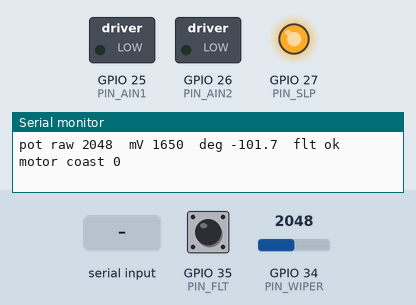
The sketch below on a simulated ESP32. On the bench: switched loads named in the sketch (green lamp = pin HIGH), output pins drawn as LEDs (lit = HIGH), the last lines printed to the serial monitor. Inputs (shaded band) come from the test bench; at power-on: GPIO 34 (PIN_WIPER) = 2048, GPIO 35 (PIN_FLT) HIGH (analog values on the 0–4095 scale).

Above: at 1.5 s.
1.6 s: "-\n" received over Serial
At 1.67 s:
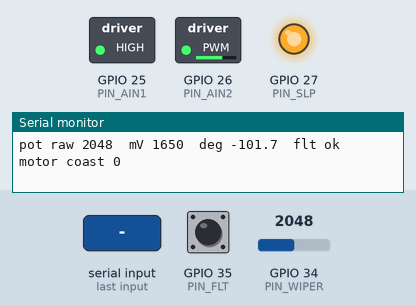
3.2 s: "h 90\n" received over Serial
At 3.5 s:
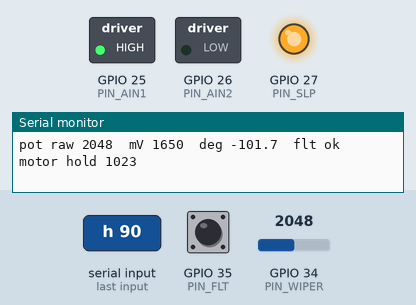
4.7 s: GPIO 34 (PIN_WIPER) set to 983
At 5.8 s:
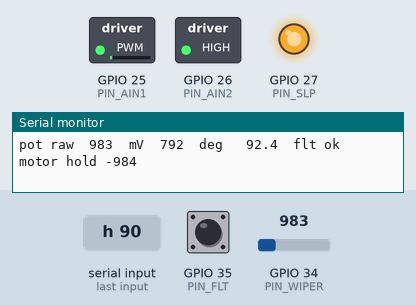
6.2 s: GPIO 34 (PIN_WIPER) set to 1063
At 7.0 s:
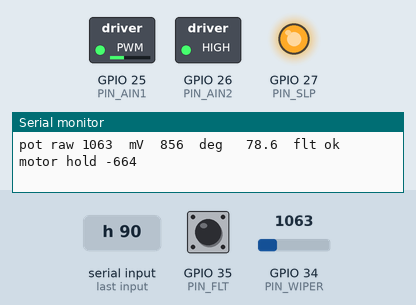
7.7 s: "+\n" received over Serial
At 7.77 s:
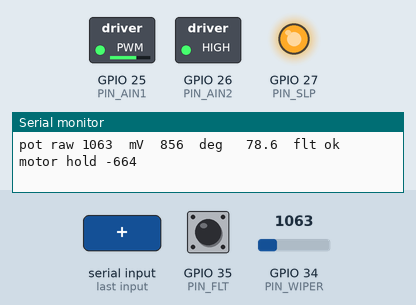
9.3 s: "h ,45\n" received over Serial
At 10.5 s:
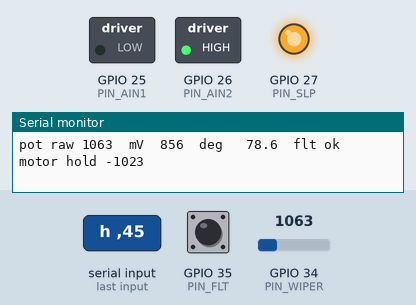
Timing chart, 0 to 18.8 s (numbered marks = the images above; inputs shaded):
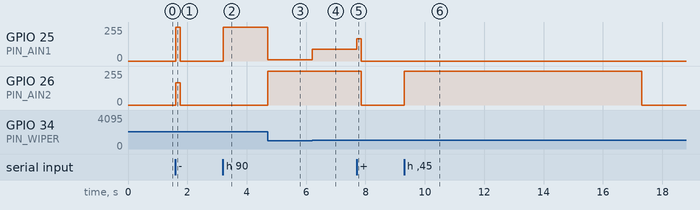

Measured:
- after the input at 1.6 s, GPIO 25 (PIN_AIN1): 0/255 → 255/255 at once, → 0/255 0.15 s later; GPIO 26 (PIN_AIN2): 0/255 → 166/255 at once, → 0/255 0.15 s later
- after the input at 3.2 s, GPIO 25 (PIN_AIN1): 0/255 → 255/255 at once
- after the input at 4.7 s, GPIO 25 (PIN_AIN1): 255/255 → 10/255 at once; GPIO 26 (PIN_AIN2): 0/255 → 255/255 at once
- after the input at 6.2 s, GPIO 25 (PIN_AIN1): 10/255 → 89/255 at once
- after the input at 7.7 s, GPIO 25 (PIN_AIN1): 89/255 → 166/255 at once, → 0/255 0.15 s later; GPIO 26 (PIN_AIN2): 255/255 → 0/255 after 0.15 s
- after the input at 9.3 s, GPIO 26 (PIN_AIN2): 0/255 → 255/255 at once, → 0/255 8.0 s later

The sketch:

node_v1_5.ino
```cpp
/*
 * PROJECT: Homeostat pot node, bring-up
 * DEVICE:  ESP32-DevKitC-32E + Adafruit DRV8833 + Alps 16 mm motorised pot (100k)
 *
 * First light for one node. Reads the pot (the unit's needle and the hand's way in) and lets
 * the motor be nudged by hand command, so the wiring can be checked before any homeostat runs.
 * Motor is OFF at boot and only moves when told; every move has a time limit.
 *
 * CONFIGURATION:
 *   POS_LOW / POS_ZERO / POS_HIGH   counts at the -50 / 0 / +50 deg marks ('lo' / 'zero' / 'hi')
 *   motorReversed        flip with 'r' if + jog makes the counts go DOWN
 *
 * WIRING (see node/img/node_wiring.svg):
 *   pot track ends -> 3V3 / GND (own GND pin), wiper -> GPIO34 + 100 nF to pot GND
 *   DRV8833 AIN1 -> GPIO25, AIN2 -> GPIO26, SLP -> GPIO27, FLT -> GPIO35 (+10k to 3V3)
 *   DRV8833 AOUT1/AOUT2 -> pot motor, VM/GND -> motor supply, GND common with ESP32
 *
 * SERIAL (115200):
 *   V            version
 *   ?            one status line now
 *   q            stream on/off (every 100 ms: raw, mV, deg, flt, motor)
 *   + / -        jog 150 ms at jog duty, prints counts before/after
 *   j N          jog duty 0-100 % (default 35)
 *   u N          speed test: run N % for 1 s towards the middle, print deg/s
 *   h D          hold at D degrees (-50..50) for 3 s, then coast
 *   s            stop (coast)      b  brake
 *   r            reverse motor direction
 *   kp X / min N / max N   hold tuning: duty per count of error, duty floor, duty cap (0-1023)
 *   lo / hi      take the current reading as -50 / +50 deg  (lo N / hi N: set the count)
 *   sleep / wake DRV8833 SLP low / high
 */

#define VERSION "1.5"
#if __has_include("version.h")
#include "version.h"            // written by node/flash.ps1 from git
#endif
#ifndef FW_VERSION
#define FW_VERSION "unversioned build"
#endif

// ---- pins ----
const int PIN_WIPER = 34;   // ADC1_CH6, input only: keeps working when the radio is on
const int PIN_AIN1  = 25;
const int PIN_AIN2  = 26;
const int PIN_SLP   = 27;
const int PIN_FLT   = 35;   // input only, external 10k pull-up; low = DRV8833 fault

// ---- motor ----
const uint32_t PWM_FREQ = 20000;   // above hearing
const uint8_t  PWM_BITS = 10;      // duty 0-1023
const int      FULL     = (1 << PWM_BITS) - 1;
int  jogPercent = 35;
bool motorReversed = true;          // v1.3: measured on the bench, + duty = counts up (towards CCW)
const uint32_t JOG_MS  = 150;
const uint32_t HOLD_MS = 8000;     // RK168 is slow by design: ~12 s per 300 deg
float KP = 4.0f;                   // duty per count of error while holding (v1.5: 1.5 was slow on the
                                   // real scale, ~5.5 counts a degree: most moves sat at MIN_DUTY)
int   MIN_DUTY = 500, MAX_DUTY = 1023; // 4.5 V motor on its own 5 V: full duty is in spec
const int DEADBAND = 15;           // counts (~1 deg)

// ---- the needle's window: 100 deg of the pot's ~300 ----
// v1.2: 3V3 on pot pin 2 (behind ~88k), GND on pin 3: wiper runs 0..~1.67 V, raw 0..~1925 over 300 deg.
// CCW = high counts. -50 deg is the CCW side. ~7 counts a degree; set from a hand sweep, refine with marks.
// v1.4: read off the marks on the faceplate, knob resting, 2 s each (+-2 counts).
// The halves differ (260 vs 290 counts), so two straight lines meet at 0: every mark exact.
int POS_LOW  = 1779;               // -50 deg mark (CCW side)
int POS_ZERO = 1519;               //   0 deg mark
int POS_HIGH = 1229;               // +50 deg mark (CW side)
const int WINDOW_SLACK = 150;      // counts beyond the window the motor may still push outward

enum MotorMode { COAST, BRAKE, JOG, HOLD, FAULT };
MotorMode mode = COAST;
const char *modeName[] = {"coast", "brake", "jog", "hold", "fault"};

bool stream = true;
int holdTarget = 0;
uint32_t modeUntil = 0, lastReport = 0;
int lastDuty = 0;
String line;

// ---- reading the needle ----
int readRaw() {                    // 16 samples averaged: the 100k track is a soft source
  long sum = 0;
  for (int i = 0; i < 16; i++) sum += analogRead(PIN_WIPER);
  return sum / 16;
}

float rawToDeg(int raw) {          // two lines, -50..0 and 0..+50, meeting at the 0 mark
  bool lowSide = (POS_LOW > POS_ZERO) ? raw >= POS_ZERO : raw <= POS_ZERO;
  if (lowSide) return -50.0f * (raw - POS_ZERO) / float(POS_LOW - POS_ZERO);
  return 50.0f * (raw - POS_ZERO) / float(POS_HIGH - POS_ZERO);
}

int degToRaw(float d) {
  if (d <= 0) return POS_ZERO + int(-d / 50.0f * (POS_LOW - POS_ZERO));
  return POS_ZERO + int(d / 50.0f * (POS_HIGH - POS_ZERO));
}

// ---- driving it ----
// signed duty: + = forward. Slow decay (one input held high, the other PWM'd inverted):
// gentler at low speed than fast decay, which suits a small geared pot motor.
void drive(int duty) {
  duty = constrain(duty, -FULL, FULL);
  if (motorReversed) duty = -duty;
  lastDuty = duty;
  if (duty > 0) {
    ledcWrite(PIN_AIN1, FULL);
    ledcWrite(PIN_AIN2, FULL - duty);
  } else if (duty < 0) {
    ledcWrite(PIN_AIN1, FULL + duty);
    ledcWrite(PIN_AIN2, FULL);
  } else {
    ledcWrite(PIN_AIN1, 0);
    ledcWrite(PIN_AIN2, 0);
  }
}

void coast() { drive(0); mode = COAST; }
void brake() { ledcWrite(PIN_AIN1, FULL); ledcWrite(PIN_AIN2, FULL); lastDuty = 0; mode = BRAKE; }

// would this duty push the needle further out of its window?
bool pushingOut(int raw, int duty) {
  int lo = min(POS_LOW, POS_HIGH) - WINDOW_SLACK;
  int hi = max(POS_LOW, POS_HIGH) + WINDOW_SLACK;
  // duty > 0 is assumed to raise counts (that is what 'r' is for)
  return (raw > hi && duty > 0) || (raw < lo && duty < 0);
}

void report(const char *tag) {
  int raw = readRaw();
  Serial.printf("%s raw %4d  mV %4d  deg %6.1f  flt %s  motor %s %d\n", tag, raw,
                analogReadMilliVolts(PIN_WIPER), rawToDeg(raw),
                digitalRead(PIN_FLT) ? "ok" : "LOW", modeName[mode], lastDuty);
}

void jog(int sign) {
  int before = readRaw();
  if (pushingOut(before, sign)) { Serial.println("jog refused: already past the window that way"); return; }
  mode = JOG;
  drive(sign * jogPercent * FULL / 100);
  uint32_t t = millis();
  while (millis() - t < JOG_MS) {
    if (!digitalRead(PIN_FLT)) break;
    delay(2);
  }
  coast();
  delay(60);
  int after = readRaw();
  Serial.printf("jog %c %d%%: %d -> %d (%+d counts)%s\n", sign > 0 ? '+' : '-', jogPercent,
                before, after, after - before,
                abs(after - before) < 10 ? "  [didn't move: more duty, or check motor wiring/supply]" : "");
}

// how fast does the needle actually go? run at a fixed duty for 1 s, heading for the middle
void speedTest(int pct) {
  int before = readRaw();
  int mid = POS_ZERO;
  int sign = before > mid ? -1 : +1;
  mode = JOG;
  drive(sign * pct * FULL / 100);
  uint32_t t = millis();
  while (millis() - t < 1000) {
    int raw = readRaw();
    if (!digitalRead(PIN_FLT) || pushingOut(raw, sign)) break;
    delay(2);
  }
  uint32_t ms = millis() - t;
  coast();
  delay(80);
  int after = readRaw();
  float dps = (rawToDeg(after) - rawToDeg(before)) * 1000.0f / ms;
  Serial.printf("speed %d%%: %.1f -> %.1f deg in %lu ms = %.1f deg/s\n", pct,
                rawToDeg(before), rawToDeg(after), ms, dps);
}

void handleCommand(String c) {
  c.trim();
  if (c == "V") Serial.printf("node_v%s %s\n", VERSION, FW_VERSION);
  else if (c == "?") report("status");
  else if (c == "q") { stream = !stream; Serial.printf("stream %s\n", stream ? "on" : "off"); }
  else if (c == "+") jog(+1);
  else if (c == "-") jog(-1);
  else if (c.startsWith("j ")) { jogPercent = constrain(c.substring(2).toInt(), 0, 100); Serial.printf("jog duty %d%%\n", jogPercent); }
  else if (c.startsWith("h ")) {
    float d = constrain(c.substring(2).toFloat(), -50.0f, 50.0f);
    holdTarget = degToRaw(d); mode = HOLD; modeUntil = millis() + HOLD_MS;
    Serial.printf("hold %.1f deg (raw %d) for %lu ms\n", d, holdTarget, HOLD_MS);
  }
  else if (c.startsWith("u ")) speedTest(constrain(c.substring(2).toInt(), 0, 100));
  else if (c.startsWith("kp ")) { KP = c.substring(3).toFloat(); Serial.printf("KP %.2f\n", KP); }
  else if (c.startsWith("min ")) { MIN_DUTY = constrain(c.substring(4).toInt(), 0, FULL); Serial.printf("MIN_DUTY %d\n", MIN_DUTY); }
  else if (c.startsWith("max ")) { MAX_DUTY = constrain(c.substring(4).toInt(), 0, FULL); Serial.printf("MAX_DUTY %d\n", MAX_DUTY); }
  else if (c == "s") { coast(); Serial.println("coast"); }
  else if (c == "b") { brake(); Serial.println("brake"); }
  else if (c == "r") { motorReversed = !motorReversed; coast(); Serial.printf("motorReversed %d\n", motorReversed); }
  else if (c == "lo" || c.startsWith("lo ")) { POS_LOW = c.length() > 3 ? c.substring(3).toInt() : readRaw(); Serial.printf("POS_LOW = %d (-50 deg)\n", POS_LOW); }
  else if (c == "zero" || c.startsWith("zero ")) { POS_ZERO = c.length() > 5 ? c.substring(5).toInt() : readRaw(); Serial.printf("POS_ZERO = %d (0 deg)\n", POS_ZERO); }
  else if (c == "hi" || c.startsWith("hi ")) { POS_HIGH = c.length() > 3 ? c.substring(3).toInt() : readRaw(); Serial.printf("POS_HIGH = %d (+50 deg)\n", POS_HIGH); }
  else if (c == "sleep") { coast(); digitalWrite(PIN_SLP, LOW); Serial.println("driver asleep"); }
  else if (c == "wake") { digitalWrite(PIN_SLP, HIGH); Serial.println("driver awake"); }
  else if (c.length()) Serial.printf("? unknown '%s'\n", c.c_str());
}

void setup() {
  Serial.begin(115200);
  delay(300);
  Serial.printf("node_v%s %s\n", VERSION, FW_VERSION);   // first line: which code is this

  analogReadResolution(12);
  analogSetPinAttenuation(PIN_WIPER, ADC_11db);          // 0..~3.1 V
  pinMode(PIN_FLT, INPUT);
  pinMode(PIN_SLP, OUTPUT);
  digitalWrite(PIN_SLP, HIGH);
  ledcAttach(PIN_AIN1, PWM_FREQ, PWM_BITS);
  ledcAttach(PIN_AIN2, PWM_FREQ, PWM_BITS);
  coast();

  Serial.println("motor off. turn the knob by hand and watch raw; '+' / '-' to jog. '?' for status");
  report("boot");
}

void loop() {
  while (Serial.available()) {
    char ch = Serial.read();
    if (ch == '\n' || ch == '\r') { if (line.length()) handleCommand(line); line = ""; }
    else line += ch;
  }

  if (!digitalRead(PIN_FLT) && mode != FAULT && mode != COAST) {
    coast(); mode = FAULT;
    Serial.println("FAULT: DRV8833 FLT low (over-current or over-temperature). motor off");
  }

  if (mode == HOLD) {
    int raw = readRaw();
    int err = holdTarget - raw;
    if (millis() > modeUntil) { coast(); Serial.printf("hold done: target %d, at %d (%+d)\n", holdTarget, raw, -err); }
    else if (abs(err) < DEADBAND) drive(0);
    else {
      int duty = constrain(int(KP * err), -MAX_DUTY, MAX_DUTY);
      if (abs(duty) < MIN_DUTY) duty = duty > 0 ? MIN_DUTY : -MIN_DUTY;
      if (pushingOut(raw, duty)) { coast(); Serial.println("hold stopped: driving out of the window (try 'r')"); }
      else drive(duty);
    }
  }

  if (stream && millis() - lastReport >= 100) { lastReport = millis(); report("pot"); }
  delay(2);
}

/*
 * FLASH:  powershell -File node\flash.ps1 -Sketch bench\node_v1_5
 *   board "ESP32 Dev Module" (esp32:esp32:esp32), DevKitC shows as a CP210x COM port.
 *   If upload stalls at "Connecting...", hold BOOT until it starts writing.
 */
```
